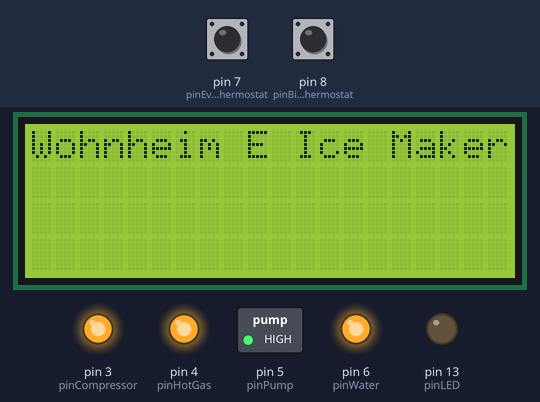
This sketch was run on a simulated Arduino Uno, built with avr-gcc and run on an emulated ATmega328P. Shown: 20×4 character LCD, switched loads named in the sketch (green lamp = pin HIGH), output pins drawn as LEDs (lit = HIGH). Inputs (shaded band) come from the test bench; at power-on: pin 7 (pinEvaporatorThermostat) HIGH, pin 8 (pinBinThermostat) HIGH. EEPROM starts erased.

Above: at 1.7 s.
At 4.34 s:
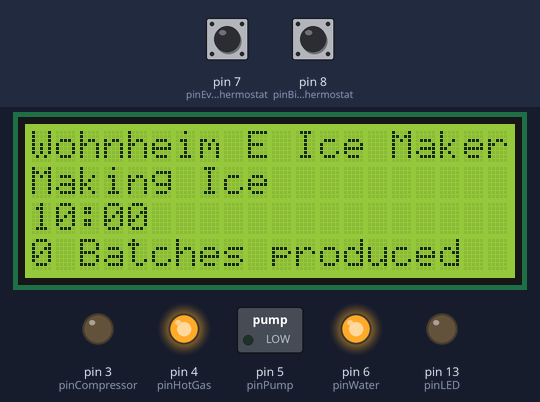
At 11.09 s:
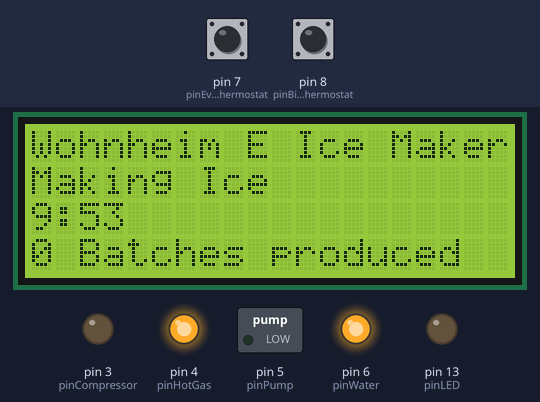
At 20.84 s:
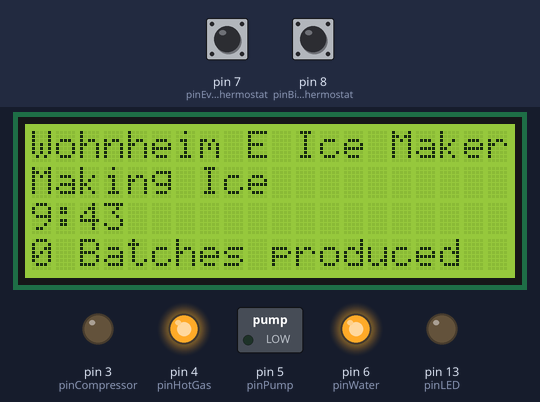
At 31.34 s:
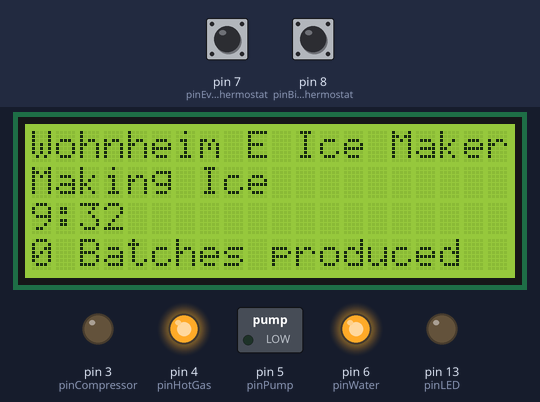
At 39.84 s:
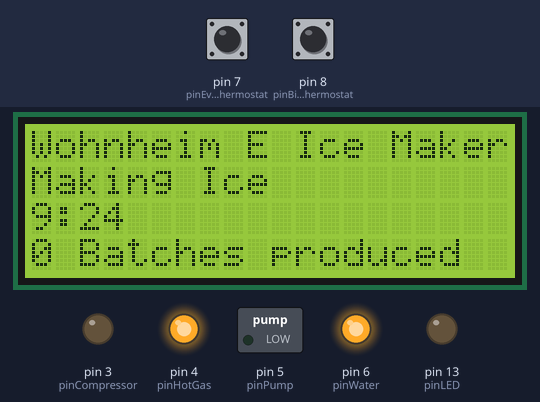
Timing chart, 0 to 40.0 s (numbered marks = the images above):
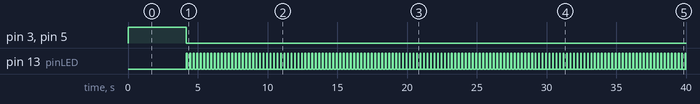

The sketch:

Ice.ino
```cpp
#include <SoftwareSerial.h>
#include <IceBluetooth.h>
#include <IceEEPROM.h>
#include <IceMachine.h>
#include <Wire.h>
#include <LiquidCrystal_I2C.h>
#include <EEPROM.h>

//pins
const int pinHotGas = 4;
const int pinPump = 5;
const int pinWater = 6;
const int pinCompressor = 3;
const int pinBinThermostat = 8;
const int pinEvaporatorThermostat = 7;
const int pinLED = 13;

//times
const long timeWaitForCleanup = 2500;
const long displayDelayTime = 1000;

IceMachine iceMachine = IceMachine(pinHotGas, pinPump, pinWater, pinCompressor, pinBinThermostat, pinEvaporatorThermostat);
IceEEPROM* iceEEPROM = NULL;
IceBluetooth* bt = NULL;

//cleanup mode
const byte magicCleanup = 42;
const int cleanupAddress = 0;
boolean cleanupMode;

LiquidCrystal_I2C lcd(0x3F, 2, 1, 0, 4, 5, 6, 7, 3, POSITIVE);

void displayState(String state) {
  while (state.length() < 20) {
    state += " ";
  }
  lcd.setCursor(0, 1);
  lcd.print(state);
}

void displayTime(long time){
  time /= 1000;
  String s = String(time % 60);
  if (s.length() == 1) {
    s = "0" + s;
  }
  s = String(time / 60) + ":" + s;
  while (s.length() < 20) {
    s += " ";
  }
  lcd.setCursor(0, 2);
  lcd.print(s);
}

void displayNoTime(){
  lcd.setCursor(0, 2);
  lcd.print("                    ");
}

void displayIceProduced(int iceProduced){
  lcd.setCursor(0, 3);
  String s = String(iceProduced) + " Batches produced";
  while (s.length() < 20) {
    s += " ";
  }
  lcd.print(s);
}

void setup() {
  pinMode(pinLED, OUTPUT);

  lcd.begin(20,4);
  lcd.clear();
  lcd.home();

  //iceMachine.modes = defaultIceModes;
  iceEEPROM = new IceEEPROM(iceMachine.modes);
  if (iceEEPROM->isMode2()) {
    iceEEPROM->mode2Timeout();
    lcd.print("Wohnheim E Ice Maker");
    lcd.setCursor(0, 3);
    lcd.print("Cleaning mode       ");

    iceMachine.setMode(iceMachine.modes.Mode2Entry);
  } else {

    lcd.print("Wohnheim E Ice Maker");

    //check for cleanup mode
    delay(timeWaitForCleanup);

    iceEEPROM->mode2Timeout();

    lcd.setCursor(0,3);
    lcd.print("0 Batches produced");

    iceMachine.setMode(0);
  }

  bt = new IceBluetooth(iceMachine, *iceEEPROM);
}

unsigned long lastDisplay = 0;

void loop() {
  iceMachine.proceed();
  bt->processMsgs();

  unsigned long now = millis();
  if (now - lastDisplay >= 250) {
    lastDisplay = now;
    digitalWrite(pinLED, HIGH);

    if (iceMachine.getState()->time == TIMEOFF) {
      displayNoTime();
    } else {
      displayTime(iceMachine.getTimeLeft());
    }
    displayState(iceMachine.getState()->description);
    displayIceProduced(iceMachine.getBatchesProduced());

    digitalWrite(pinLED, LOW);
  }
  //delay(250);
}
```

Measured:
- by itself, pin 13 (pinLED): alternates HIGH for 0.06 s and LOW for 0.19 s
- what the display in image 0 shows lasts 2.5 s, from 1.7 s to 4.2 s
